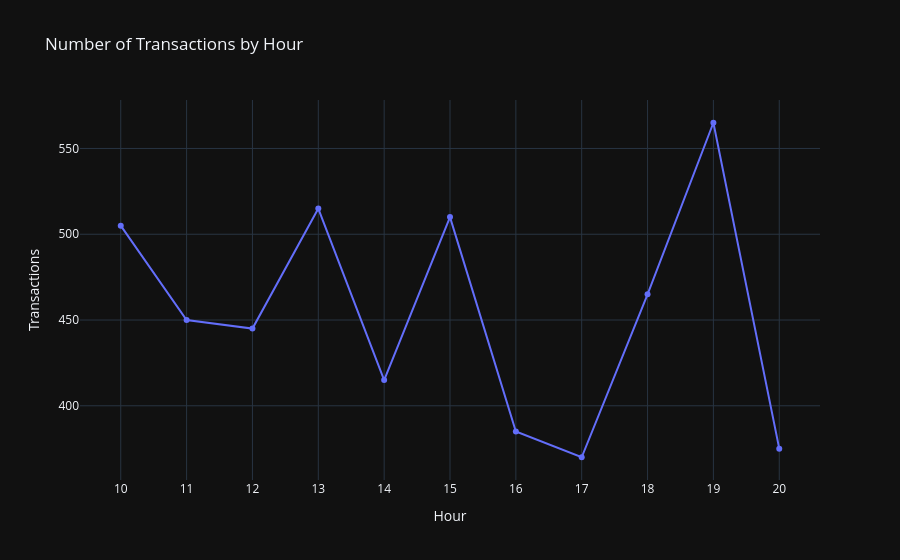

The notebook cell this image was saved under:
### Code cell
hourly_sales = combined_df.groupby('Hour').size().reset_index(name='Transactions')

fig = px.line(hourly_sales,
              x='Hour',
              y='Transactions',
              markers=True,
              title='Number of Transactions by Hour',
              template='plotly_dark')
fig.update_xaxes(dtick=1)
fig.show()

### Figure 1 — Plotly figure (JSON) as saved in the notebook; plotly's stock layout.template omitted (floating-point values rounded to 4 significant figures)
{"data": [{"hovertemplate": "Hour=%{x}<br>Transactions=%{y}<extra></extra>", "legendgroup": "", "line": {"color": "#636efa", "dash": "solid"}, "marker": {"symbol": "circle"}, "mode": "lines+markers", "name": "", "orientation": "v", "showlegend": false, "type": "scatter", "x": [10, 11, 12, 13, 14, 15, 16, 17, 18, 19, 20], "xaxis": "x", "y": [505, 450, 445, 515, 415, 510, 385, 370, 465, 565, 375], "yaxis": "y"}], "layout": {"legend": {"tracegroupgap": 0}, "title": {"text": "Number of Transactions by Hour"}, "xaxis": {"anchor": "y", "domain": [0, 1], "dtick": 1, "title": {"text": "Hour"}}, "yaxis": {"anchor": "x", "domain": [0, 1], "title": {"text": "Transactions"}}}}
